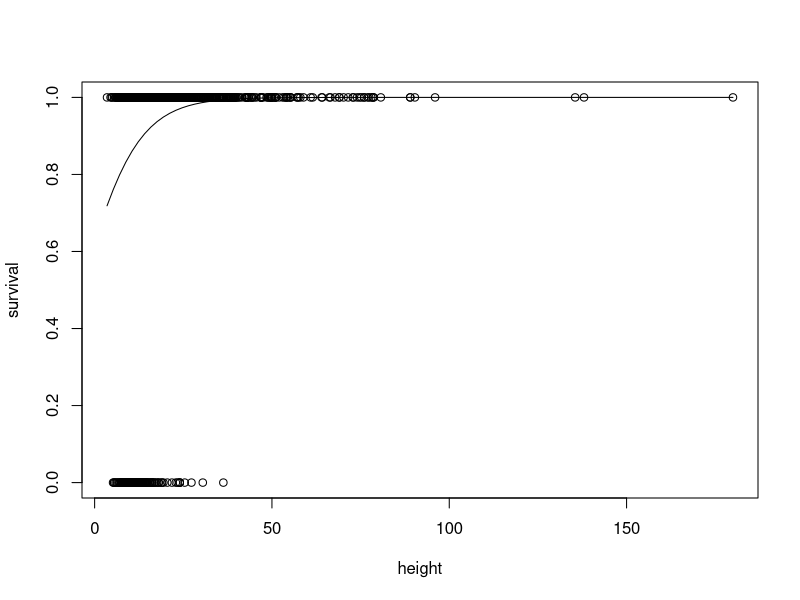
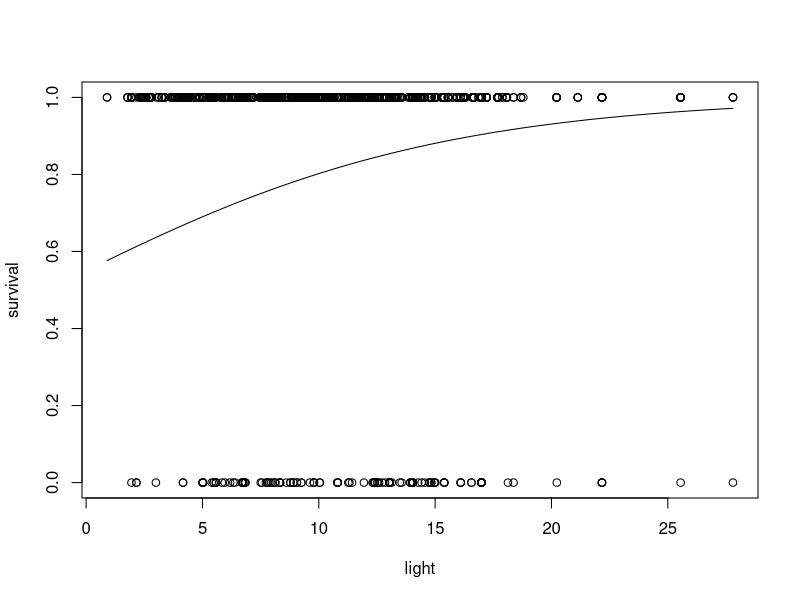
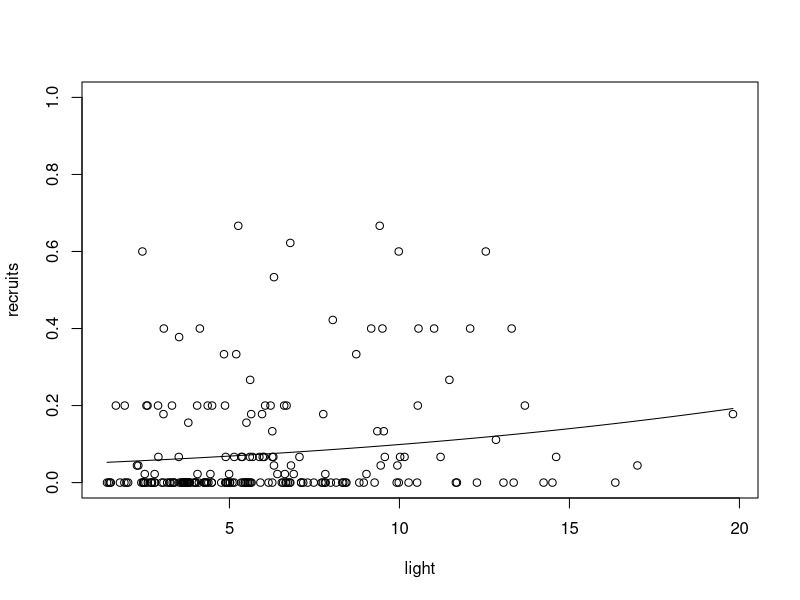
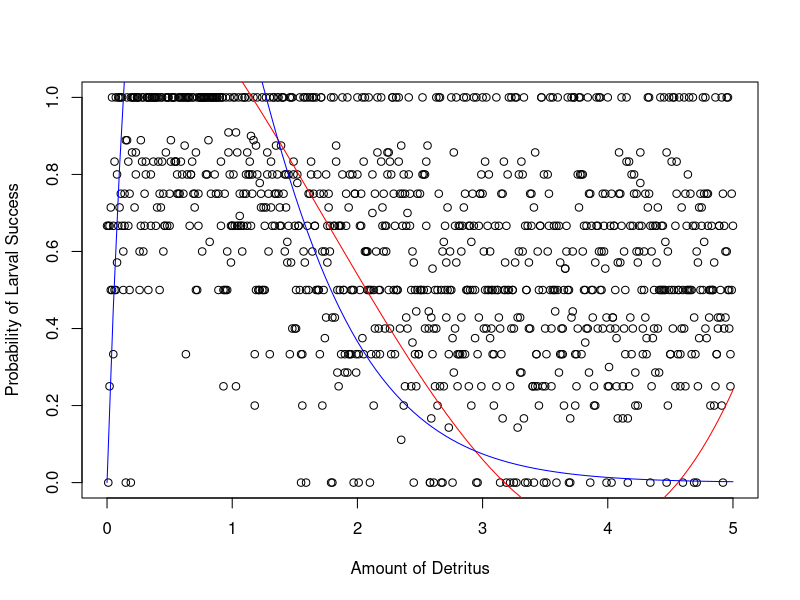
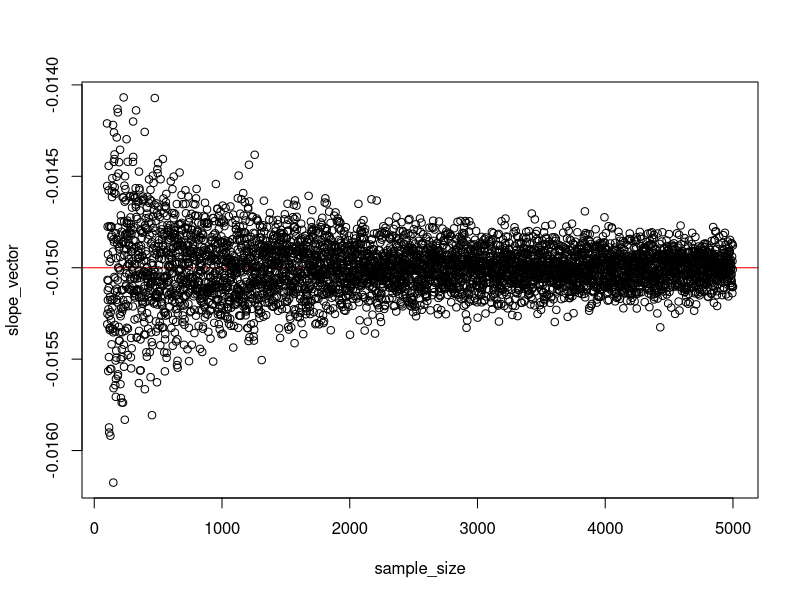
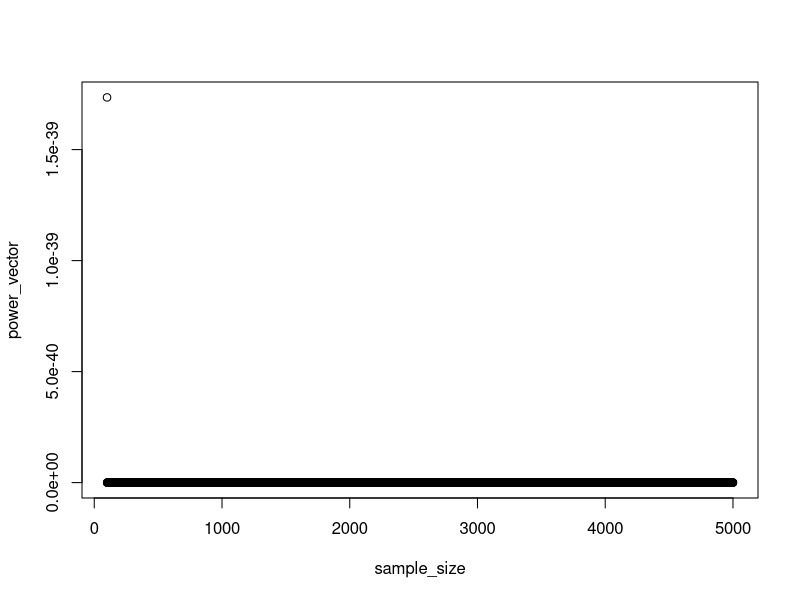
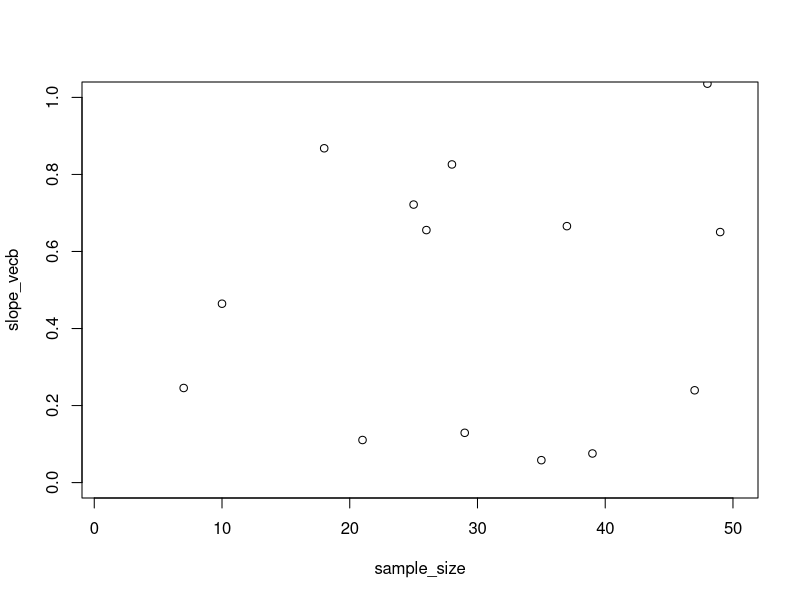

Write R code to recreate these figures, in order.
## ---- chunk 1
knitr::opts_chunk$set(echo = TRUE)
## ---- chunk 2
plants<-read.csv("SEEDLING_SURVIVAL.csv")
head(plants)
## ---- chunk 3
plot(plants$HEIGHT, plants$survival, xlab="height", ylab="survival")
curve(plogis(0.5+0.125*x), add=T)
## ---- chunk 4
plot(plants$LIGHT, plants$survival, xlab="light", ylab="survival")
curve(plogis(0.2+0.12*x), add=T)
## ---- chunk 5
heightModel<-glm(plants$survival~plants$HEIGHT, family="binomial")
coef(heightModel)
plogis(-0.06+0.1407*10)-plogis(-0.06+0.1407*5)
# 0.138 is the difference between 5 and 10. 
0.138/5
# 0.0276 is the between 5 and 10.
maxSlopeHeight=0.1407/4
#0.035 is the maximum slope.
## ---- chunk 6
lightModel<-glm(plants$survival~plants$LIGHT, family="binomial")
coef(lightModel)
plogis(2.6-0.066*10)-(2.6-0.066*5)
# -1.395648 is the difference between 5 and 10
-1.395648/5
#-0.2791296 is the slope between 5 and 10
maxSlopeLight<-(-0.066/4)
#-0.0165 is the maximum slope.

## ---- chunk 7
confint(heightModel)
confint(lightModel)
## ---- chunk 8
seeds<-read.csv("Seeds.csv")
head(seeds)
## ---- chunk 9
seeds$probSuccess<-seeds$recruits/seeds$seeds
plot(seeds$light, seeds$probSuccess, xlab="light", ylab="recruits")
curve(plogis(0.079*x-3),add=T)

## ---- chunk 10
response<-cbind(seeds$recruits, seeds$seeds-seeds$recruits)
lightRecruits<-glm(response~seeds$light, family="binomial")
coef(lightRecruits)
#Maximum slope:
0.079/4
# Maximum slope is 0.01975.
# Slope between 2 points
plogis(-3+0.079*10)-plogis(-3+0.079*5)
#0.03003875 is the difference between 10 and 5. 
0.03003875/5
#0.00600775 is the slope between 10 and 5

## ---- chunk 11
confint(lightRecruits)


## ---- chunk 12
mosquito<-read.csv("mosquito_data.csv")
head(mosquito)
attach(mosquito)
mosquito$success<-Emergent_adults/Egg_Count
attach(mosquito)
plot(Detritus, success, xlab="Amount of Detritus", ylab="Probability of Larval Success")
larvalSuccess<-cbind(Emergent_adults, Egg_Count-Emergent_adults)
glm(larvalSuccess~Detritus, family="binomial")

#(Intercept)     Detritus  
#     1.3240      -0.3216 

curve(1.44 - 0.19*x - 0.21*x^2 + 0.04*x^3, add=T, col="red") #polynomial curve
curve(10*x*exp(-2*x), add=T, col="blue") #Ricker curve
## ---- chunk 13
# for the polynomial
-sum(dbinom(x = Emergent_adults, size=Egg_Count, prob=plogis(1.44 - 0.19*Detritus - 0.21*Detritus^2 + 0.04*Detritus^3), log=T))

# for the Ricker
-sum(dbinom(x = Emergent_adults, size=Egg_Count, prob=plogis(10*Detritus*exp(-2*Detritus)), log=T))

#Polynomial =  1415.63
#Ricker = 1385.847

?dbinom

# What does plogis do?
# What does dbinom do?
# How would you plot the maximum likelihood curves for this? 

## ---- chunk 14
# Example for-loop

empty_vector<-rep(NA,times=100)
for(i in 1:100){ empty_vector[i]<-rnorm(n=1,mean=0,sd=1)}

## ---- chunk 15
# variables

slope<--0.015
intercept<-2.555
stdev<-0.2

# predictor variable

#mismatchDays<-round(runif(100, min=-60, max=60))

# create a vector of samples sizes

sample_size<-c(100:5000)

# create a vector to fill with results of the power analysis the same length as the sample size vector

length(sample_size) # = 4901

# rep is repeat, NA is empty, and times is 4901
slope_vector<-rep(NA,times=4901)
power_vector<-rep(NA,times=4901)

## ---- chunk 16

# For loop that will do the power analysis:
# Each iteration will create a random normal sample of the data at the size specified by the iteration. Then it will create a model of that random data against the predictor variable. Then I will extract the slope estimate from the model, and store it in that iteration's cell in the power vector

for(i in 1:4901){

mismatchDays<-round(runif(i+99, min=-60, max=60))

numFledge<-rnorm(n=sample_size[i], mean=(intercept+slope*mismatchDays), sd=stdev)

FledgeMod<-glm(numFledge~mismatchDays)

SumFledge<-summary(FledgeMod)

getCoef<-coefficients(SumFledge)

getSlope<-getCoef[2,1]
getPower<-getCoef[2,4]

slope_vector[i]<-getSlope

power_vector[i]<-getPower

}
## ---- chunk 17
plot(sample_size, slope_vector, abline(h=-0.015,col="red"))
## ---- chunk 18
plot(sample_size, power_vector, abline(h=0.05, col="red", xlim=c(0,10)))


## ---- chunk 19

# Binomial data - I made this up. 

slope_vecb<-rep(NA,times=50)
power_vecb<-rep(NA,times=50)

sample_size<-c(1:50)

for(i in 1:50){

predictor<-runif(sample_size[i], min=0, max=1)

response<-rbinom(n=sample_size[i], size=1, prob=plogis(0.001+0.0025*predictor))

model<-glm(response~predictor, family = "binomial")

modelSum<-summary(model)

coefMod<-coef(modelSum)

slopeb<-coefMod[2]

slope_vecb[i]<-slopeb

}

plot(sample_size, slope_vecb, ylim=c(0,1))

